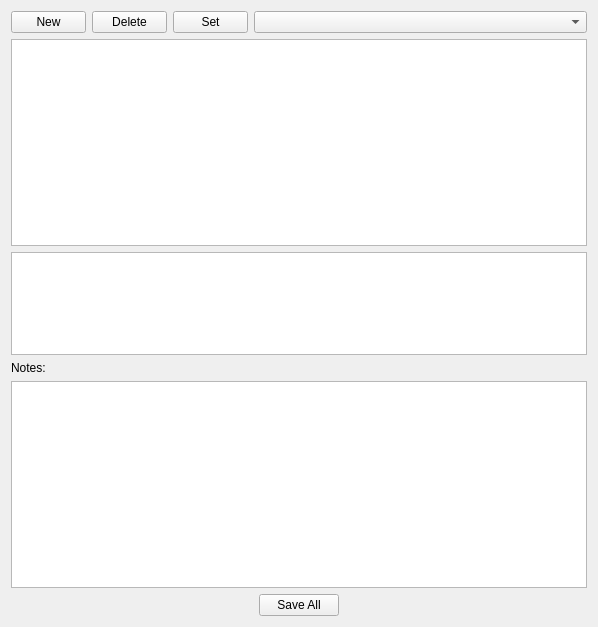
<?xml version="1.0" encoding="UTF-8"?>
<ui version="4.0">
 <class>ParamSelector</class>
 <widget class="QWidget" name="ParamSelector">
  <property name="geometry">
   <rect>
    <x>0</x>
    <y>0</y>
    <width>598</width>
    <height>627</height>
   </rect>
  </property>
  <property name="windowTitle">
   <string>Parameter Set Selection</string>
  </property>
  <layout class="QVBoxLayout" name="verticalLayout" stretch="0,2,1,0,2,0">
   <item>
    <layout class="QHBoxLayout" name="horizontalLayout">
     <item>
      <widget class="QPushButton" name="btnNew">
       <property name="maximumSize">
        <size>
         <width>75</width>
         <height>16777215</height>
        </size>
       </property>
       <property name="text">
        <string>New</string>
       </property>
      </widget>
     </item>
     <item>
      <widget class="QPushButton" name="btnDelete">
       <property name="maximumSize">
        <size>
         <width>75</width>
         <height>16777215</height>
        </size>
       </property>
       <property name="text">
        <string>Delete</string>
       </property>
      </widget>
     </item>
     <item>
      <widget class="QPushButton" name="btnSet">
       <property name="maximumSize">
        <size>
         <width>75</width>
         <height>16777215</height>
        </size>
       </property>
       <property name="text">
        <string>Set</string>
       </property>
      </widget>
     </item>
     <item>
      <widget class="QComboBox" name="cmbSelect"/>
     </item>
    </layout>
   </item>
   <item>
    <widget class="QTableWidget" name="tblPars"/>
   </item>
   <item>
    <widget class="QTableWidget" name="tblInputFiles"/>
   </item>
   <item>
    <widget class="QLabel" name="label">
     <property name="text">
      <string>Notes:</string>
     </property>
    </widget>
   </item>
   <item>
    <widget class="QPlainTextEdit" name="txtNotes"/>
   </item>
   <item>
    <layout class="QHBoxLayout" name="horizontalLayout_2">
     <item>
      <spacer name="horizontalSpacer_2">
       <property name="orientation">
        <enum>Qt::Horizontal</enum>
       </property>
       <property name="sizeHint" stdset="0">
        <size>
         <width>40</width>
         <height>20</height>
        </size>
       </property>
      </spacer>
     </item>
     <item>
      <widget class="QPushButton" name="btnSave">
       <property name="text">
        <string>Save All</string>
       </property>
      </widget>
     </item>
     <item>
      <spacer name="horizontalSpacer">
       <property name="orientation">
        <enum>Qt::Horizontal</enum>
       </property>
       <property name="sizeHint" stdset="0">
        <size>
         <width>40</width>
         <height>20</height>
        </size>
       </property>
      </spacer>
     </item>
    </layout>
   </item>
  </layout>
 </widget>
 <resources/>
 <connections/>
</ui>
